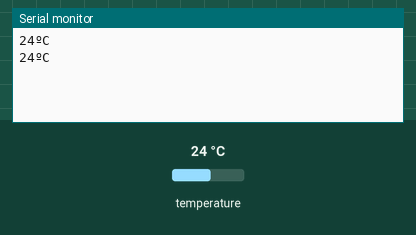
This sketch was run on a simulated Arduino Uno, built with avr-gcc and run on an emulated ATmega328P. Parts: the last lines printed to the serial monitor. The test bench sets the inputs (shaded band); at power-on: temperature 24 °C.

Above: at 3.3 s.
3.4 s: temperature set to 12 °C
At 4.8 s:
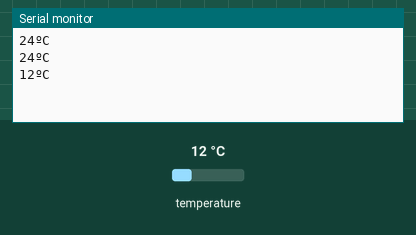
5.9 s: temperature set to 19 °C
At 7.3 s:
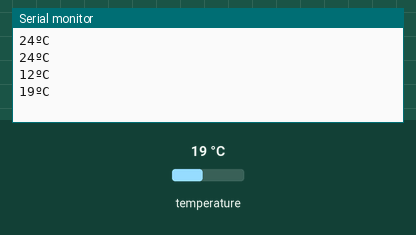
Timing chart, 0 to 8.9 s (numbered marks = the images above; inputs shaded):
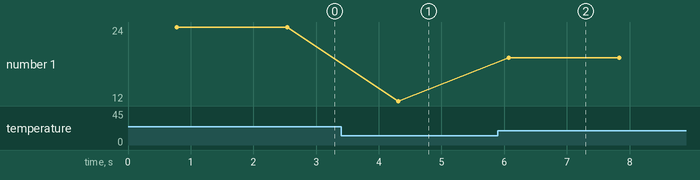

Measured:
- after the input at 3.4 s, the serial monitor: prints a new line after 0.91 s (image 1)
- after the input at 5.9 s, the serial monitor: prints a new line after 0.17 s (image 2)
- plotted number 1: 24 → 12 after the input at 3.4 s, 12 → 19 after the input at 5.9 s

The sketch:

Temperature.ino
```cpp
// ! <-- Include required libraries --> !

#include <DallasTemperature.h>
#include <OneWire.h>
// --> Include required libraries <--

// ! <-- Settings --> !

int
S7_pin = 7; // Temperature sensor
// --> Settings <--

// ! <-- Communication-needed devices settings --> !

// Link S7 to DS18B20 lib
OneWire onewire(S7_pin);
DallasTemperature S7(&onewire);
// --> Communication-needed devices settings <--

void setup() {
  // ! <-- Devices and pins init --> !

  Serial.begin(9600);
  S7.begin();   // Init S7 (Temp sensor)
  S7.setResolution(12);
  // --> Devices and pins init <--

}

void loop() {
  S7.requestTemperatures();
  Serial.print(int(S7.getTempCByIndex(0))); Serial.print("ºC\n");
  delay(1000);
}
```
